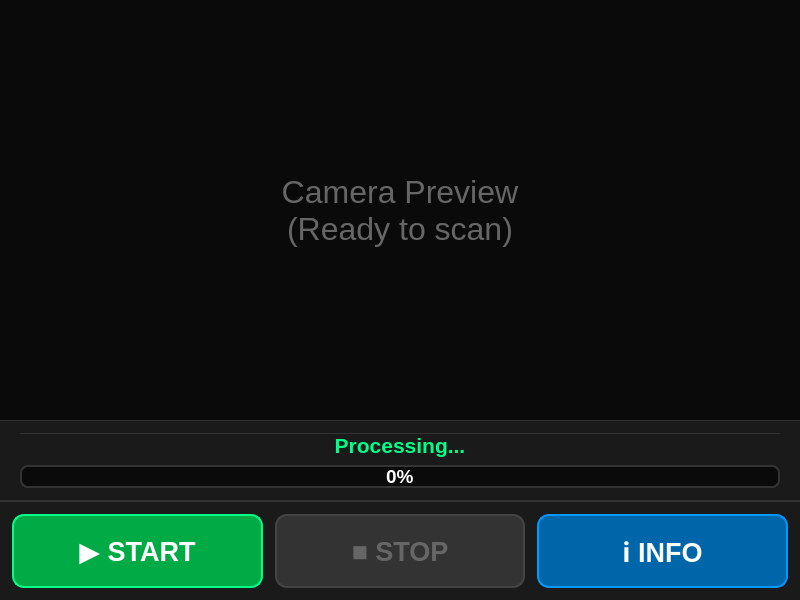
<?xml version="1.0" encoding="UTF-8"?>
<ui version="4.0">
 <class>HandheldScanWidget</class>
 <widget class="QWidget" name="HandheldScanWidget">
  <property name="geometry">
   <rect>
    <x>0</x>
    <y>0</y>
    <width>800</width>
    <height>600</height>
   </rect>
  </property>
  <property name="windowTitle">
   <string>Handheld Scan</string>
  </property>
  <layout class="QVBoxLayout" name="mainLayout">
   <property name="spacing">
    <number>0</number>
   </property>
   <property name="leftMargin">
    <number>0</number>
   </property>
   <property name="topMargin">
    <number>0</number>
   </property>
   <property name="rightMargin">
    <number>0</number>
   </property>
   <property name="bottomMargin">
    <number>0</number>
   </property>

   <!-- CAMERA PREVIEW - FULLSCREEN -->
   <item>
    <widget class="QLabel" name="cameraPreviewLabel">
     <property name="sizePolicy">
      <sizepolicy hsizetype="Expanding" vsizetype="Expanding">
       <horstretch>0</horstretch>
       <verstretch>1</verstretch>
      </sizepolicy>
     </property>
     <property name="text">
      <string>Camera Preview
(Ready to scan)</string>
     </property>
     <property name="alignment">
      <set>Qt::AlignCenter</set>
     </property>
     <property name="styleSheet">
      <string>
       font-size: 24pt;
       color: #666666;
       background-color: #0a0a0a;
      </string>
     </property>
     <property name="scaledContents">
      <bool>false</bool>
     </property>
    </widget>
   </item>

   <!-- PROCESSING STATUS AND PROGRESS BAR -->
   <item>
    <widget class="QFrame" name="progressFrame">
     <property name="minimumSize">
      <size>
       <width>0</width>
       <height>80</height>
      </size>
     </property>
     <property name="maximumSize">
      <size>
       <width>16777215</width>
       <height>80</height>
      </size>
     </property>
     <property name="visible">
      <bool>false</bool>
     </property>
     <property name="styleSheet">
      <string>
       QFrame {
         background-color: #1a1a1a;
         border-top: 1px solid #333333;
       }
      </string>
     </property>
     <layout class="QVBoxLayout" name="progressLayout">
      <property name="spacing">
       <number>8</number>
      </property>
      <property name="leftMargin">
       <number>20</number>
      </property>
      <property name="topMargin">
       <number>12</number>
      </property>
      <property name="rightMargin">
       <number>20</number>
      </property>
      <property name="bottomMargin">
       <number>12</number>
      </property>

      <!-- STATUS LABEL -->
      <item>
       <widget class="QLabel" name="statusLabel">
        <property name="text">
         <string>Processing...</string>
        </property>
        <property name="alignment">
         <set>Qt::AlignCenter</set>
        </property>
        <property name="styleSheet">
         <string>
          font-size: 16pt;
          font-weight: bold;
          color: #00FF88;
         </string>
        </property>
       </widget>
      </item>

      <!-- PROGRESS BAR -->
      <item>
       <widget class="QProgressBar" name="progressBar">
        <property name="value">
         <number>0</number>
        </property>
        <property name="textVisible">
         <bool>true</bool>
        </property>
        <property name="styleSheet">
         <string>
          QProgressBar {
            border: 2px solid #333333;
            border-radius: 8px;
            background-color: #0a0a0a;
            text-align: center;
            color: #FFFFFF;
            font-size: 14pt;
            font-weight: bold;
          }
          QProgressBar::chunk {
            background-color: qlineargradient(x1:0, y1:0, x2:1, y2:0, stop:0 #00AA44, stop:1 #00FF88);
            border-radius: 6px;
          }
         </string>
        </property>
       </widget>
      </item>

     </layout>
    </widget>
   </item>

   <!-- CONTROL BUTTONS - 3 BUTTONS: START, STOP, INFO -->
   <item>
    <widget class="QFrame" name="controlFrame">
     <property name="minimumSize">
      <size>
       <width>0</width>
       <height>100</height>
      </size>
     </property>
     <property name="maximumSize">
      <size>
       <width>16777215</width>
       <height>100</height>
      </size>
     </property>
     <property name="styleSheet">
      <string>
       QFrame {
         background-color: #1a1a1a;
         border-top: 2px solid #333333;
       }
      </string>
     </property>
     <layout class="QHBoxLayout" name="buttonLayout">
      <property name="spacing">
       <number>12</number>
      </property>
      <property name="leftMargin">
       <number>12</number>
      </property>
      <property name="topMargin">
       <number>12</number>
      </property>
      <property name="rightMargin">
       <number>12</number>
      </property>
      <property name="bottomMargin">
       <number>12</number>
      </property>

      <!-- START SCAN BUTTON -->
      <item>
       <widget class="QPushButton" name="scanButton">
        <property name="sizePolicy">
         <sizepolicy hsizetype="Expanding" vsizetype="Expanding">
          <horstretch>0</horstretch>
          <verstretch>0</verstretch>
         </sizepolicy>
        </property>
        <property name="text">
         <string>▶ START</string>
        </property>
        <property name="styleSheet">
         <string>
          QPushButton {
            font-size: 20pt;
            font-weight: bold;
            color: #FFFFFF;
            background-color: #00AA44;
            border: 2px solid #00FF88;
            border-radius: 12px;
          }
          QPushButton:hover {
            background-color: #00CC55;
          }
          QPushButton:pressed {
            background-color: #008833;
          }
          QPushButton:disabled {
            background-color: #333333;
            color: #666666;
            border: 2px solid #444444;
          }
         </string>
        </property>
       </widget>
      </item>

      <!-- STOP BUTTON -->
      <item>
       <widget class="QPushButton" name="stopButton">
        <property name="enabled">
         <bool>false</bool>
        </property>
        <property name="sizePolicy">
         <sizepolicy hsizetype="Expanding" vsizetype="Expanding">
          <horstretch>0</horstretch>
          <verstretch>0</verstretch>
         </sizepolicy>
        </property>
        <property name="text">
         <string>■ STOP</string>
        </property>
        <property name="styleSheet">
         <string>
          QPushButton {
            font-size: 20pt;
            font-weight: bold;
            color: #FFFFFF;
            background-color: #AA0000;
            border: 2px solid #FF4444;
            border-radius: 12px;
          }
          QPushButton:hover {
            background-color: #CC0000;
          }
          QPushButton:pressed {
            background-color: #880000;
          }
          QPushButton:disabled {
            background-color: #333333;
            color: #666666;
            border: 2px solid #444444;
          }
         </string>
        </property>
       </widget>
      </item>

      <!-- INFO BUTTON -->
      <item>
       <widget class="QPushButton" name="infoButton">
        <property name="sizePolicy">
         <sizepolicy hsizetype="Expanding" vsizetype="Expanding">
          <horstretch>0</horstretch>
          <verstretch>0</verstretch>
         </sizepolicy>
        </property>
        <property name="text">
         <string>ℹ INFO</string>
        </property>
        <property name="styleSheet">
         <string>
          QPushButton {
            font-size: 20pt;
            font-weight: bold;
            color: #FFFFFF;
            background-color: #0066AA;
            border: 2px solid #0099FF;
            border-radius: 12px;
          }
          QPushButton:hover {
            background-color: #0088CC;
          }
          QPushButton:pressed {
            background-color: #004488;
          }
         </string>
        </property>
       </widget>
      </item>

     </layout>
    </widget>
   </item>

  </layout>
 </widget>
 <resources/>
 <connections/>
</ui>
